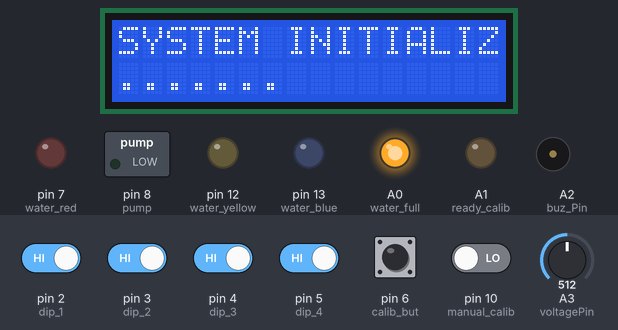
A sketch run on a simulated Arduino Uno, built with avr-gcc and run on an emulated ATmega328P. On the bench: 16×2 character LCD, switched loads named in the sketch (green lamp = pin HIGH), output pins drawn as LEDs (lit = HIGH), buzzer (waves = sounding, pin HIGH). Inputs (shaded band) come from the test bench; at power-on: pin 2 (dip_1), pin 3 (dip_2), pin 4 (dip_3), pin 5 (dip_4) HIGH, pin 6 (calib_but), pin 10 (manual_calib) LOW, A3 (voltagePin) = 512. EEPROM starts erased; what the sketch prints to the serial monitor is not drawn.

Above: at 21.8 s.
21.9 s: pin 10 (manual_calib) driven LOW
29.3 s: pin 6 (calib_but) pulled HIGH for 1 s
At 30.6 s:
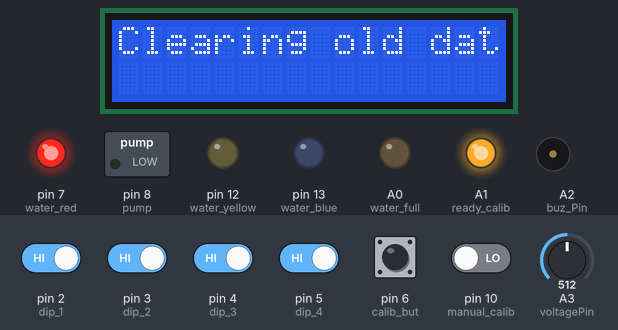
36.4 s: pin 10 (manual_calib) driven HIGH
At 39.2 s:
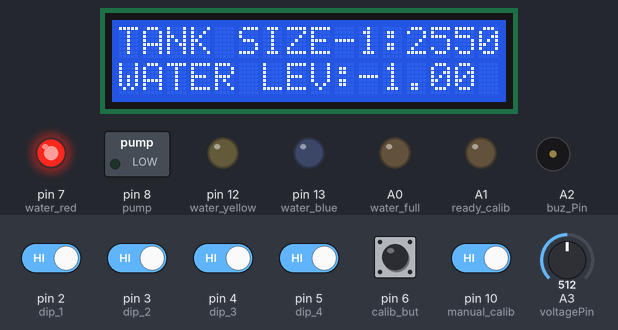
39.6 s: pin 10 (manual_calib) driven LOW
At 42.5 s:
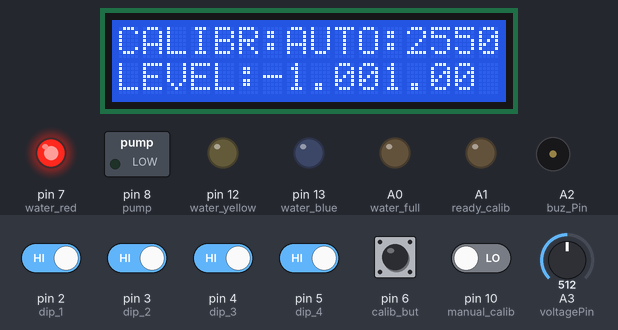
42.8 s: pin 6 (calib_but) pulled HIGH for 0.15 s
At 47.5 s:
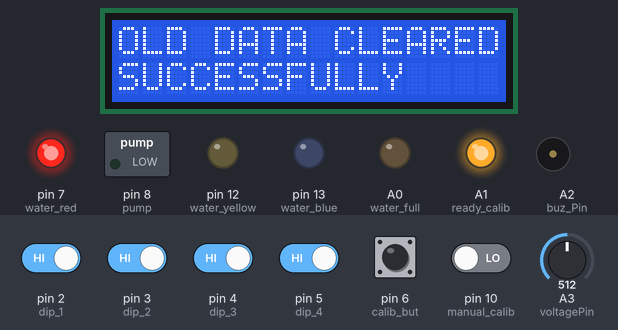
Timing chart, 0 to 49.9 s (numbered marks = the images above; inputs shaded):
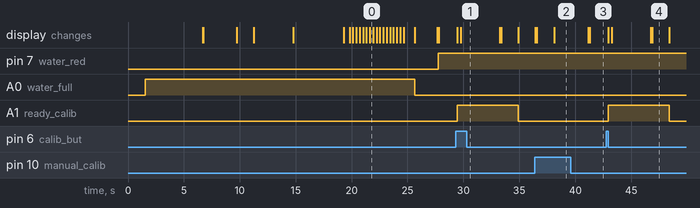

Measured:
- after the input at 29.3 s, A1 (ready_calib): LOW → HIGH after 0.17 s, → LOW 5.5 s later; the display: first changes after 0.17 s (image 1 shows a later state)
- after the input at 36.4 s, the display: first differs from a run without the input after 1.7 s (image 2)
- after the input at 39.6 s, the display: first changes after 1.6 s (image 3 shows a later state)
- after the input at 42.8 s, A1 (ready_calib): LOW → HIGH after 0.16 s, → LOW 5.5 s later; the display: first changes after 0.16 s (image 4 shows a later state)

The sketch:

AUTO_water_final_reverse.ino
```cpp
#include <Arduino.h>
#include <LiquidCrystal_I2C.h>
//LiquidCrystal_I2C lcd(0x3F,16,2);
LiquidCrystal_I2C lcd(0x20,16,2);
#include <EEPROM.h>
#include <SoftwareSerial.h>
// Define SoftwareSerial pins (RX, TX)
SoftwareSerial ultraSerial(9, 11); // RX on pin 2(white), TX on pin 3(yellow)
unsigned long buzzerStartTime; // Stores when the buzzer was activated
bool buzzerOn = false;     // Tracks if buzzer is currently active
// Define pins
float Volts;   // Read the analog value form sensor & Convert to Volts
  float Distance;
//int Distance;   //Convert the Volts to Distance
const int AC_MAX = 238;
const int AC_MIN = 165;
float volt_AC;
const int SensorPin = 11;//A0;
const int ready_calib = A1;
const int buz_Pin = A2;
const int water_full = A0;
const int water_red = 7;
const int water_yellow = 12;
const int water_blue = 13;
const int calib_but = 6;
const int pump = 8;
const int manual_calib = 10;
int addr =0;
const unsigned long BUZZER_DURATION = 1000;
const int dip_1 = 2;
const int dip_2 = 3;
const int dip_3 = 4;
const int dip_4 = 5;
int c_it;
int tankSize = -1; // Default: invalid
int buz_o=0;
const int voltagePin = A3;
// Calibration factor – adjust this based on your setup and true AC voltage
float calibration = 5.0;  // Try 5.0 to 5.3 depending on module

///////////////////////distance function//////////////////////////////////////////


float readA02Distance()
{

unsigned char data[4] = {};
float distance = -1.0; // Default error value
// Request measurement
unsigned char cmd[4] = {0xFF, 0x01, 0x00, 0x00};
ultraSerial.write(cmd, 4);

// Wait for response (adjust delay based on your needs)

delay(100);
// Read response if available
  if (ultraSerial.available() >= 4)

{

for (int i = 0; i < 4; i++)

{
      data[i] = ultraSerial.read();

}


if (data[0] == 0xFF) {
// Verify checksum
int sum = (data[0] + data[1] + data[2]) & 0x00FF;

if (sum == data[3]) {
distance = ((data[1] << 8) + data[2]) / 10.0; // Convert to cm


}

}

}

  return distance;
}

/////////////////////////////////////////////distance function end////////////////////////////////////

void setup()

{

lcd.init();
lcd.backlight();                    // initialize the lcd
Serial.begin(9600);
Serial.println("Tank Size Reader - Ready");
Serial.print("SOMETHING.....");
delay(1500);
pinMode(ready_calib,OUTPUT);
pinMode(water_full,OUTPUT);
pinMode(water_red,OUTPUT);
pinMode(water_yellow,OUTPUT);
pinMode(water_blue,OUTPUT);
pinMode(pump,OUTPUT);
pinMode(manual_calib,INPUT);
pinMode(buz_Pin,OUTPUT);
//pinMode(auto_calib,INPUT);
pinMode(calib_but,INPUT);

pinMode(dip_1,INPUT_PULLUP);
pinMode(dip_2,INPUT_PULLUP);
pinMode(dip_3,INPUT_PULLUP);
pinMode(dip_4,INPUT_PULLUP);
//

digitalWrite(buz_Pin,LOW);
digitalWrite(calib_but,LOW);
digitalWrite(water_red,LOW);
digitalWrite(water_yellow,LOW);
digitalWrite(water_blue,LOW);
digitalWrite(water_full,HIGH);

delay(5000);
//
c_it = check_calib();
//
intro();

digitalWrite(water_full,LOW);
lcd.print("READY");
delay(500);

}

void loop()

{

c_it = check_calib();
  // Clear trigger pin
//Volts = analogRead(SensorPin)*0.0048828125;   // Read the analog value form sensor & Convert to Volts


  //float Distance = readA02Distance();
  Distance = readA02Distance();
  //float distance;
  Serial.println(Distance);
Serial.print("cm");
  // if (Distance >= 0) {
  //   Serial.print("Distance: ");
  //   distance = Distance;
  //   Serial.print(distance);
  //   Serial.println(" cm");
  // }
  // else {
  //   Serial.println("Error reading distance");
  //   //distance=0;
  //   lcd.home();
  //   lcd.clear();
  //   lcd.setCursor(0,0);
  //   //lcd.print("INVALID sensor!");


delay(200);

  // }


//Distance = Volts*42.68537;   //Convert the Volts to Distance
//
//volt_AC = analogRead(volt_sense)*0.0048828125;
//
//volt_AC*= 50;

////////////////////////////////////////////////////////////////////////////////ZMPT1 VOLTAGE SENSOR/////////////////////////////////////////////////////


volt_AC = getVoltage();
  Serial.print("Voltage (AC RMS): ");
  Serial.print(volt_AC);
  Serial.println(" V");

  delay(1000); // 1-second interval


//////////////////////////////////////////////////////////////////////////////////////ZMPT///////////////////////////////////


delay(70);

if(c_it==1)

{

load_manual();  //MANUAL CALIBRAATION
Serial.println(volt_AC);
}

if(c_it==2)
{
  load_auto(); // AUTO CALIBRATION
Serial.println(volt_AC);
}


} // end of main loop


int check_calib()

{
  int check=0;
if(digitalRead(manual_calib)==HIGH)
{

check =1;

}

//else if(digitalRead(auto_calib)==HIGH)

else
{

check =2;
}
return check;
} // end of calibation

 void load_manual()


 {

  bool sw1 = !digitalRead(dip_1);
  bool sw2 = !digitalRead(dip_2);
  bool sw3 = !digitalRead(dip_3);
  bool sw4 = !digitalRead(dip_4);

  // Combine into a 4-bit binary pattern (e.g., 1110)
  int pattern = (sw1 << 3) | (sw2 << 2) | (sw3 << 1) | sw4;

  switch (pattern) {
    case 0b1110: tankSize = 79;  break;  // 1110 = 79cm
    case 0b1101: tankSize = 97;  break;  // 1101 = 97cm
    case 0b1011: tankSize = 120; break;  // 1011 = 120cm
    case 0b0111: tankSize = 130; break;  // 0111 = 130cm
    case 0b0011: tankSize = 135; break;  // 0011 = 135cm
    case 0b0101: tankSize = 150; break;  // 0101 = 150cm
    case 0b1001: tankSize = 168; break;  // 1001 = 168cm
    case 0b0110: tankSize = 213; break;  // 0110 = 213cm
    default: tankSize = -1;       // Invalid combination
  }

  // Print result

Serial.print("TANK SIZE");
Serial.print(sw1); Serial.print(sw2); Serial.print(sw3); Serial.print(sw4);
//lcd.clear();
lcd.home();
lcd.setCursor(0,0);
lcd.print("TANK SIZE");
//lcd.setCursor(6,0);
//lcd.print(sw1);lcd.print(sw2);lcd.print(sw3);lcd.print(sw4);
lcd.print(tankSize);

//lcd.print("cm");

lcd.setCursor(0,1);
lcd.print("WATER LEV:");
//lcd.print(tankSize);
lcd.print(Distance);
//lcd.print("cm");
pump_water(tankSize, Distance);

if (tankSize != -1)
{
    Serial.print(" | Tank Size: ");
    Serial.print(tankSize);
   // Serial.println("cm");
}
else {
    Serial.println(" | ERROR: Invalid DIP combination");
}


}

void load_auto()

 {
//lcd.clear();
int old_value = EEPROM.read(addr);
lcd.home();
lcd.setCursor(0,0);
lcd.print("CALIBR:");
Serial.println("CALIBR:");
//lcd.setCursor(9,0);
lcd.print("AUTO:");
lcd.print(old_value);
//lcd.print("cm");
Serial.print(" AUTO");
// int old_value = EEPROM.read(addr);
delay(100);
lcd.setCursor(0,1);
lcd.print("LEVEL:");
lcd.print(Distance);
//lcd.print("cm");

pump_water(old_value, Distance);
// lcd.print(" || ");
// lcd.print("N ");
// lcd.print(Distance);
// lcd.print(" cm");
delay(30);

if(digitalRead(calib_but)==HIGH)

{

delay(10);
lcd.clear();
digitalWrite(ready_calib,HIGH);
delay(300);
lcd.setCursor(0,0);
lcd.print("Clearing old dat");
// CLEAR EEPROM

for (int i = 0; i < 1024; i++)
{
    EEPROM.write(i, 0);
}

lcd.clear();
delay(100);
lcd.setCursor(0, 0);
lcd.print("OLD DATA CLEARED");
lcd.setCursor(0, 1);
lcd.print("SUCCESSFULLY");
Serial.println("OLD DATA CLEARED");
Serial.println("SUCCESSFULLY");


EEPROM.write(addr, Distance);

delay(1500);
lcd.clear();
lcd.setCursor(0,0);
lcd.print("NEW VALUE:  ");
lcd.setCursor(11,0);
lcd.print(Distance);
lcd.setCursor(9,1);
lcd.print("ADDED");
Serial.println("NEW VALUE:");
Serial.print(Distance);
Serial.println("ADDED");
digitalWrite(ready_calib,LOW);

}

else {

    digitalWrite(ready_calib,LOW);
}

}

void pump_water(int tank_s, float water_level)

{


if(water_level<tank_s*0.25 || water_level<=1)
{
// lowest level
// pump water
digitalWrite(water_red,HIGH);
digitalWrite(water_yellow,LOW);
digitalWrite(water_blue,LOW);
digitalWrite(water_full,LOW);

Serial.print("tank size");
Serial.println(tank_s);
Serial.print("current water_level distance");
Serial.println(water_level);
pump_water_act(pump);
buzzerOn = false;
// if(buz_o==0){
  digitalWrite(buz_Pin, LOW);
  //}
}


//
else if(water_level>tank_s*0.25 && water_level<tank_s*0.50 )
{
// 2nd lowest level, 50%
// pump water
digitalWrite(water_yellow,HIGH);
digitalWrite(water_red,HIGH);
digitalWrite(water_blue,LOW);
digitalWrite(water_full,LOW);
pump_water_act(pump);
buzzerOn = false;
//  if(buz_o==0){

  digitalWrite(buz_Pin, LOW);

  //}

}


//
else if(water_level>tank_s*0.50 && water_level<tank_s*0.90 )
{
// 3rd, 75% lowest level
// pump water
digitalWrite(water_red,HIGH);
digitalWrite(water_yellow,HIGH);
digitalWrite(water_blue,HIGH);
digitalWrite(water_full,LOW);
pump_water_act(pump);
buzzerOn = false;
 if(buz_o==0){digitalWrite(buz_Pin, LOW);}
}

//
else if(water_level>(tank_s*0.90) )
{
  buz_o=1;
// highest, 100% lowest level
// stop pump water
//digitalWrite(buz_Pin,HIGH);

 if (!buzzerOn && buz_o==1) {
      digitalWrite(buz_Pin, HIGH);
      buzzerOn = true;
      buzzerStartTime = millis();
    }


stop_pump_water(pump);
digitalWrite(water_full,HIGH);
digitalWrite(water_red,HIGH);
digitalWrite(water_yellow,HIGH);
digitalWrite(water_blue,HIGH);
//delay(1500);
//digitalWrite(buz_Pin,LOW);
if (buzzerOn && (millis() - buzzerStartTime >= BUZZER_DURATION)) {
    digitalWrite(buz_Pin, LOW);
   //
   //buzzerOn = false;
   buz_o=0;
  }


}
//
else {buz_o=0;}

}

void pump_water_act(const int pump_p)
{

if(c_it==2){


    if(volt_AC >AC_MIN && volt_AC <AC_MAX)
{
digitalWrite(pump_p, HIGH);
}


else
{
  // digitalWrite(pump_p, LOW);
  // lcd.clear();
  // delay(5);
  // lcd.home();
  // lcd.setCursor(2,0);

  // lcd.print("BAD VOLTAGE.");
  // lcd.setCursor(0,1);
  // lcd.print("PUMP STOP AUTO!");
  // delay(2500);
  //  lcd.clear();
}

}
//   if(volt_AC >AC_MIN && volt_AC <AC_MAX)
// {
// digitalWrite(pump_p, HIGH);

// }
// else
// {
//   digitalWrite(pump_p, LOW);
//   lcd.clear();
//   delay(5);
//   lcd.home();
//   lcd.setCursor(2,0);

//   lcd.print("BAD VOLTAGE.");
//   lcd.setCursor(0,1);
//   lcd.print("PUMP STOP AUTO!");
//   delay(100);
//    lcd.clear();
// }

}
void stop_pump_water(const int pump_p)
{
digitalWrite(pump_p, LOW);

}

 void display()

{

lcd.setCursor(0,0);
lcd.print("MODE:");
lcd.setCursor(0,1);

}


void intro()
{


lcd.clear();
delay(100);
lcd.setCursor(1, 0);
lcd.print("Max Auto Water ");
delay(20);
lcd.setCursor(0, 1);
lcd.print("Level Controller");
delay(3000);
lcd.clear();

// lcd.setCursor(1, 0);

// lcd.print("080333417722");
// lcd.setCursor(1, 1);
// lcd.print("08032051780");
// delay(4000);
// lcd.clear();
lcd.setCursor(1, 0);
lcd.print("TECHNICAL ISSUE");
lcd.setCursor(3, 1);
lcd.print("REPORT TO");
delay(1500);
lcd.clear();
lcd.setCursor(0, 0);
lcd.print("hamladsystems@gmail");
delay(3500);
lcd.clear();
lcd.setCursor(2, 0);
lcd.print("08032051780");
lcd.setCursor(2, 1);
lcd.print("08033417722");
delay(4500);
lcd.clear();
lcd.setCursor(0, 0);
lcd.print("SYSTEM INITIALIZING");
delay(500);
lcd.setCursor(0, 1);
for(int i=0; i<16; i++)
{
lcd.setCursor(i, 1);
lcd.print(".");
delay(50);
delay(250);
}
lcd.clear();
lcd.setCursor(5, 0);
lcd.print("READY");
delay(1000);
Serial.println("ready");
}


float getVoltage() {
  int sensorValue;
  float maxValue = 0;
  float minValue = 1023;

  // Sample waveform for a short period to get peak-to-peak value
  for (int i = 0; i < 1000; i++) {
    sensorValue = analogRead(voltagePin);
    if (sensorValue > maxValue) {
      maxValue = sensorValue;
    }
    if (sensorValue < minValue) {
      minValue = sensorValue;
    }
  }

  // Calculate peak-to-peak voltage
  float Vpp = (maxValue - minValue) * (5.0 / 1023.0);  // Assuming 5V Arduino
  float Vrms = (Vpp / 2.0) * 0.707;

  // Scale RMS to actual voltage using calibration factor
  float actualVoltage = Vrms * calibration;

  return actualVoltage;
}
```
